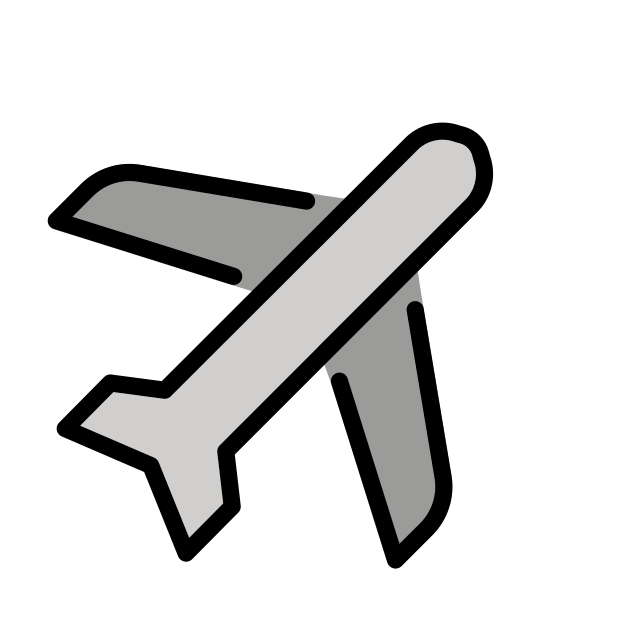
#> input picture assets/images/puzzles/airplane.png, 618 x 618 px
$ python generate_app_icon.py ../assets/images/puzzles/airplane.png
#> lines starting #> are read from the running program, lines starting #| are printed output that depends on the picture; after the words box and inside, x2 and y2 are one past the last pixel; in counts of white or black regions, pixels touching at a corner belong together
"""Uygulama ikonunu tek bir kaynak görselden üretir.

Kullanım:
    python3 tool/generate_app_icon.py [kaynak.png]

Varsayılan kaynak `docs/branding/app-icon-source.png`. Pillow ve numpy gerekir.

Kaynak görselin köşeleri önceden yuvarlatılmış ve zemini beyaz. Mağazalar ve
işletim sistemleri köşe maskesini kendileri uygular, bu yüzden önce beyaz
kenar ve köşeler komşu renklerle doldurulup tam kare bir ana görsel
çıkarılır. Sonra sağ alt köşedeki büyük "IY Labs" rozeti kaldırılır ve
yerine Android'in daire maskesine sığan küçük bir rozet konur. Android, iOS
ve mağaza boyutlarının hepsi o ana görselden üretilir.
"""

import json
import math
import sys
from pathlib import Path

import numpy as np
from PIL import Image, ImageDraw, ImageFilter

ROOT = Path(__file__).resolve().parent.parent
SOURCE = (
    Path(sys.argv[1])
    if len(sys.argv) > 1
    else ROOT / "docs/branding/app-icon-source.png"
)
RES = ROOT / "android/app/src/main/res"
IOS = ROOT / "ios/Runner/Assets.xcassets/AppIcon.appiconset"
BRANDING = ROOT / "docs/branding"

MASTER = 1024

# Android yoğunluk çarpanları (mdpi = 1).
DENSITIES = {"mdpi": 1, "hdpi": 1.5, "xhdpi": 2, "xxhdpi": 3, "xxxhdpi": 4}

# Adaptive icon: katman 108 dp, maskeden sonra görünen alan ortadaki 72 dp,
# hiçbir maskenin kesmediği güvenli bölge ortadaki 66 dp.
ADAPTIVE_LAYER_DP = 108
ADAPTIVE_VISIBLE_DP = 72
ADAPTIVE_SAFE_DP = 66
LEGACY_DP = 48

# Aşağıdakiler ana görselin 1024 px koordinatlarında, bu kaynak görsele özgü
# ölçümlerdir. Kaynak değişirse yeniden ölçülmelidir.
#
# Büyük rozet bu noktanın sağında ve altında aranır.
SWOOSH_REGION = (600, 700)
# "IY Labs" yazısı ve üstündeki parıltı, lacivert zeminiyle birlikte.
BADGE_TEXT_BOX = (715, 843, 970, 984)
# Rozetin altında kalan kırmızı parçanın sağ alt köşesi. Görünen kısmından
# ölçüldü: sağ kenar x=909, alt kenar y=913 ve y≈715'ten sonra kenar
# 200 px yarıçaplı bir yay çiziyor (740→907, 760→904, 790→891).
RED_RIGHT, RED_BOTTOM, RED_CORNER = 909, 913, 200
# Kenar kesitlerinin rozetin hiç değmediği, dümdüz olduğu yerler.
RED_RIGHT_SAMPLE_Y, RED_BOTTOM_SAMPLE_X = 640, 620
# Yeni rozet: yazı %74 ölçekte, tamamen kırmızı parçanın üstünde ve
# köşeleri 66 dp güvenli bölgenin içinde.
BADGE_SCALE = 0.74
BADGE_BOX = (628, 661, 871, 791)

STEPS4 = [(-1, 0), (1, 0), (0, -1), (0, 1)]
STEPS8 = STEPS4 + [(-1, -1), (-1, 1), (1, -1), (1, 1)]


def _to_image(mask):
    return Image.fromarray((mask * 255).astype("uint8"))


def outer_white_mask(img):
    """Kenardaki beyaz payı ve yuvarlatılmış köşeleri işaretler.

    Doldurma dört köşeden başlar; çizimin içindeki beyazlar (gözler, yazı)
    kenara bağlı olmadığı için etkilenmez.
    """
    marker = (1, 2, 3)
    filled = img.copy()
    w, h = img.size
    for xy in [(0, 0), (w - 1, 0), (0, h - 1), (w - 1, h - 1)]:
        ImageDraw.floodfill(filled, xy, marker, thresh=110)
    mask = np.all(np.asarray(filled) == marker, axis=2)
    # Kenar yumuşatma pikselleri beyazla mavinin karışımıdır ve eşiği geçemez;
    # maske birkaç piksel genişletilerek onlar da kapsanır.
    return np.asarray(_to_image(mask).filter(ImageFilter.MaxFilter(9))) > 0


def _shift(a, dy, dx):
    """a[y+dy, x+dx] değerini (y, x)'e taşır; görüntü dışı sıfırdır (sarmalamaz)."""
    h, w = a.shape[:2]
    pad = ((1, 1), (1, 1)) + ((0, 0),) * (a.ndim - 2)
    return np.pad(a, pad)[1 + dy : 1 + dy + h, 1 + dx : 1 + dx + w]


def _onion_fill(values, mask):
    """İşaretli pikselleri dışarıdan içeriye, bilinen komşularının ortalamasıyla doldurur."""
    out = values.astype(np.float64)
    known = ~mask
    out[mask] = 0
    while not known.all():
        total = np.zeros_like(out)
        count = np.zeros(mask.shape)
        weighted = out * known[..., None]
        for dy, dx in STEPS8:
            total += _shift(weighted, dy, dx)
            count += _shift(known, dy, dx)
        grow = ~known & (count > 0)
        if not grow.any():
            break
        out[grow] = total[grow] / count[grow][:, None]
        known = known | grow
    return out


# [8 lines left out: function _smooth_inside, not called in this run]


def fill_from_neighbours(rgb, mask):
    return _onion_fill(rgb, mask).round().clip(0, 255).astype(np.uint8)


def build_master(path):
    """Kaynaktan köşesiz, kenara kadar dolu 1024×1024 ana görseli üretir."""
    img = Image.open(path).convert("RGB")
    mask = outer_white_mask(img)
    ys, xs = np.where(~mask)
    # Plakanın kendisine kırpılır; kare olması için kısa kenar esas alınır.
    side = min(xs.max() - xs.min(), ys.max() - ys.min()) + 1
    cx = (xs.min() + xs.max() + 1) // 2
    cy = (ys.min() + ys.max() + 1) // 2
    box = (cx - side // 2, cy - side // 2, cx - side // 2 + side, cy - side // 2 + side)
    rgb = np.asarray(img)[box[1] : box[3], box[0] : box[2]]
    filled = fill_from_neighbours(rgb, mask[box[1] : box[3], box[0] : box[2]])
    return Image.fromarray(filled).resize((MASTER, MASTER), Image.LANCZOS)


def _swoosh_masks(master):
    """Büyük rozetin maskesini döndürür: yalnızca lacivert, ve yazı dahil tamamı."""
    filled = master.copy()
    ImageDraw.floodfill(filled, (MASTER - 2, MASTER - 2), (1, 2, 3), thresh=90)
    ys, xs = np.mgrid[0:MASTER, 0:MASTER]
    navy = np.all(np.asarray(filled) == (1, 2, 3), axis=2)
    navy &= (xs >= SWOOSH_REGION[0]) & (ys >= SWOOSH_REGION[1])
    # Parçaların altındaki koyu gölge çizgileri de lacivertle birleşiyor; ince
    # oldukları için açma (önce daralt, sonra genişlet) işlemiyle atılır.
    opened = _to_image(navy).filter(ImageFilter.MinFilter(15)).filter(ImageFilter.MaxFilter(15))
    navy = np.asarray(opened) > 127
    # Yazı lacivertin içinde bir deliktir; dışarıdan ulaşılamayan her şey rozete dahil.
    outside = _to_image(~navy).convert("RGB")
    ImageDraw.floodfill(outside, (0, 0), (9, 9, 9), thresh=0)
    whole = ~np.all(np.asarray(outside) == (9, 9, 9), axis=2)
    return navy, whole


# [20 lines left out: function _red_corner, not called in this run]


def replace_badge(master):
    """Büyük rozeti kaldırır, yerine güvenli bölgeye sığan küçük bir rozet koyar.

    Büyük rozet daire maskeli launcher'larda (Pixel) kesiliyor ve yalnızca
    "IY" görünüyordu.
    """
    image = np.asarray(master).astype(np.float64)
    navy_mask, whole = _swoosh_masks(master)
    navy = tuple(int(v) for v in np.median(image[navy_mask], axis=0))
    text = master.crop(BADGE_TEXT_BOX)
    hole = np.asarray(_to_image(whole).filter(ImageFilter.MaxFilter(11))) > 0

    # Rozetin altı: sentezlenen köşe, sonra kenardaki farkın içeri yayılmasıyla
    # çevresine dikişsiz bağlanır.
    x0, y0 = 560, 680
    ys, xs = np.mgrid[y0:MASTER, x0:MASTER]
    synth = _red_corner(xs, ys, image)
    inside = hole[y0:, x0:]
    residual = image[y0:, x0:] - synth
    residual = _smooth_inside(_onion_fill(residual, inside), inside)
    block = image[y0:, x0:]
    block[inside] = (synth + residual)[inside]
    cleaned = Image.fromarray(image.round().clip(0, 255).astype(np.uint8)).convert("RGBA")

    left, top, right, bottom = BADGE_BOX
    height = bottom - top
    tw, th = round(text.width * BADGE_SCALE), round(text.height * BADGE_SCALE)
    shadow = Image.new("RGBA", cleaned.size, (0, 0, 0, 0))
    ImageDraw.Draw(shadow).rounded_rectangle((left, top + 8, right, bottom + 8), radius=height // 2, fill=(0, 10, 40, 110))
    cleaned = Image.alpha_composite(cleaned, shadow.filter(ImageFilter.GaussianBlur(9)))
    pill = Image.new("RGBA", cleaned.size, (0, 0, 0, 0))
    ImageDraw.Draw(pill).rounded_rectangle(BADGE_BOX, radius=height // 2, fill=navy + (255,))
    result = Image.alpha_composite(cleaned, pill).convert("RGB")
    result.paste(
        text.resize((tw, th), Image.LANCZOS),
        (left + (right - left - tw) // 2, top + (height - th) // 2),
    )
    return result


def check_badge_in_safe_zone():
    safe = MASTER / 2 * ADAPTIVE_SAFE_DP / ADAPTIVE_VISIBLE_DP
    left, top, right, bottom = BADGE_BOX
    farthest = max(math.hypot(x - MASTER / 2, y - MASTER / 2) for x in (left, right) for y in (top, bottom))
    print(f"rozetin en uzak köşesi: {farthest:.0f} px, güvenli bölge: {safe:.0f} px")
    if farthest > safe:
        sys.exit("rozet 66 dp güvenli bölgenin dışına taşıyor")


def save_png(img, path):
    path.parent.mkdir(parents=True, exist_ok=True)
    img.save(path, "PNG", optimize=True)


# [43 lines left out: functions write_android, write_ios, not called in this run]


def main():
    check_badge_in_safe_zone()
    master = replace_badge(build_master(SOURCE))
#> in build_master, `img = Image.open(path).convert("RGB")`:
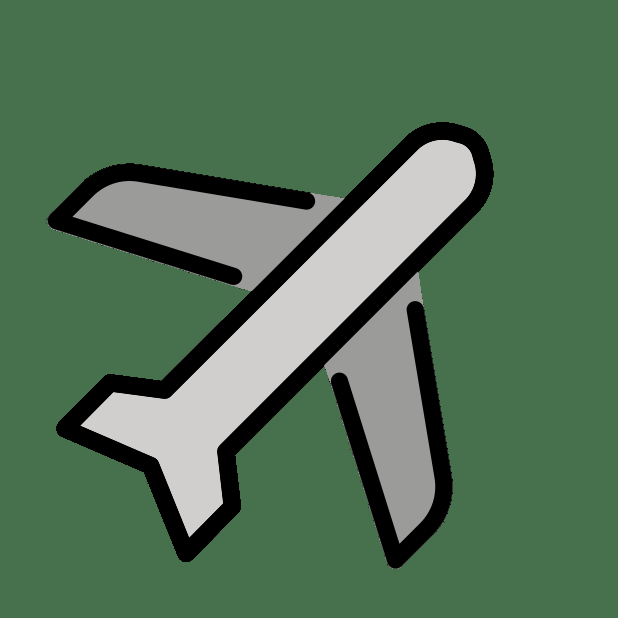
#> img: PIL image 618x618 RGB; mean R, G, B 82.5, 112.5, 85.9
#> after the loop in outer_white_mask, `for xy in [(0, 0), (w - 1, 0), (0, h - 1), (w - 1, h - 1)]:`:
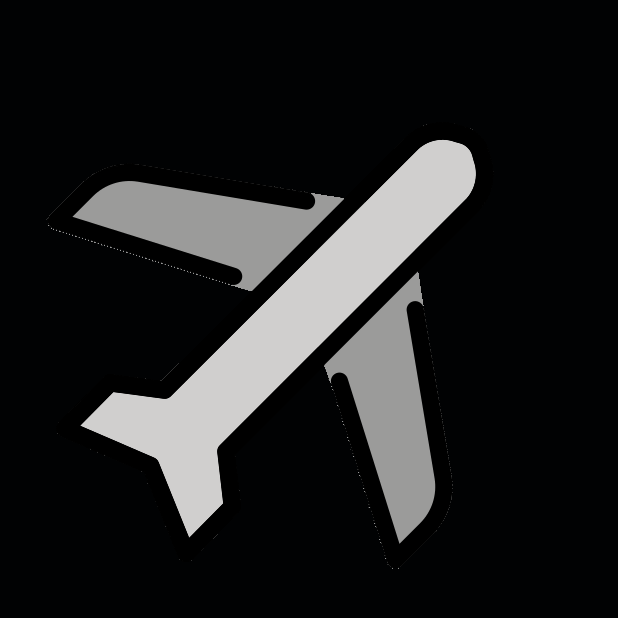
#> filled: PIL image 618x618 RGB; mean R, G, B 31, 31.7, 32.2
#> in outer_white_mask, `mask = np.all(np.asarray(filled) == marker, axis=2)`:
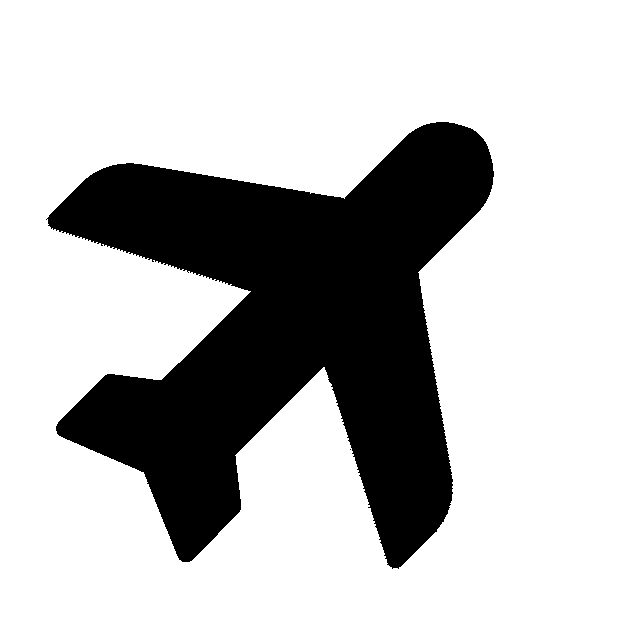
#> mask: shape (618, 618) bool; 73.5% white; 2 black regions (1 under 20 px), largest, box (x1, y1, x2, y2) and area: (46, 122, 494, 569) 101147
#> in outer_white_mask, `return np.asarray(_to_image(mask).filter(ImageFilter.MaxFilter(9))) > 0`: returned value: shape (618, 618) bool; 76.4% white; 1 black region, box (x1, y1, x2, y2) and area: (53, 126, 489, 563) 90132
#> in build_master, `side = min(xs.max() - xs.min(), ys.max() - ys.min()) + 1`: side = 436
#> in build_master, `cx = (xs.min() + xs.max() + 1) // 2`: cx = 271
#> in build_master, `cy = (ys.min() + ys.max() + 1) // 2`: cy = 344
#> in build_master, `box = (cx - side // 2, cy - side // 2, cx - side // 2 + side, cy - sid..`: box = (53, 126, 489, 562)
#> in _onion_fill, `known = ~mask`: known: shape (436, 436) bool; 47.4% white; 1 white region, box (x1, y1, x2, y2) and area: (0, 0, 436, 436) 90129
#> the loop in _onion_fill, `while not known.all():` made 94 passes
#> pass 1, in _onion_fill, `known = known | grow`:
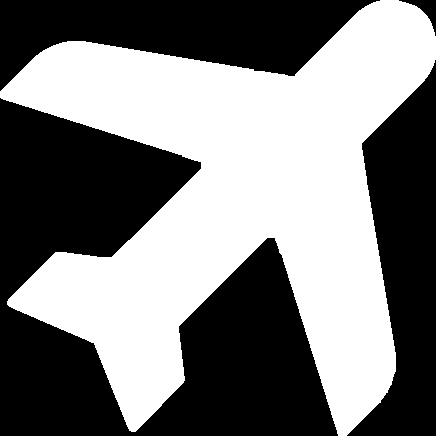
#> known: shape (436, 436) bool; 48.8% white; 1 white region, box (x1, y1, x2, y2) and area: (0, 0, 436, 436) 92778
#> after the loop in _onion_fill, `while not known.all():`:
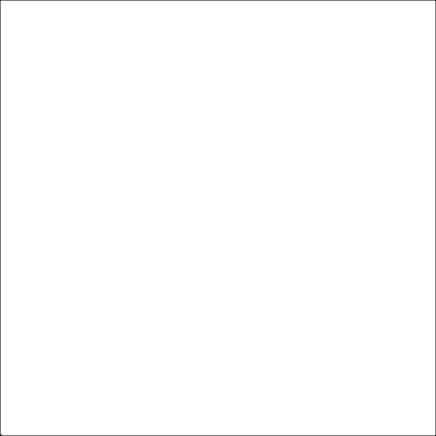
#> count: shape (436, 436) float64; min 2, max 8, mean 7.97; drawn with min black and max white
#> after the loop in _onion_fill, `while not known.all():`: known: shape (436, 436) bool; every value is 1
#> after the loop in _onion_fill, `while not known.all():`:
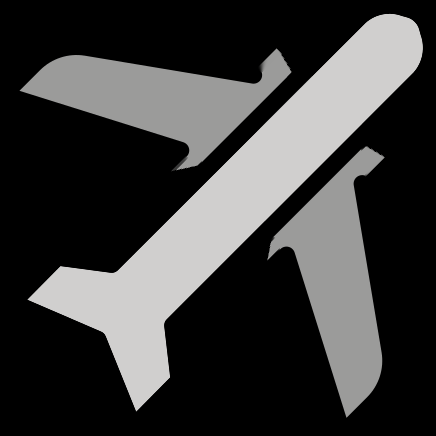
#> out: shape (436, 436, 3) float64; mean R, G, B 61.3, 61.1, 60.8
#> after the loop in _onion_fill, `while not known.all():`:
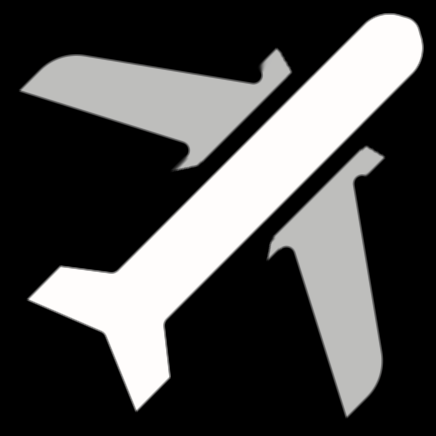
#> total: shape (436, 436, 3) float64; mean R, G, B 490.2, 488.8, 486.1; drawn with min black and max white
#> in _swoosh_masks, `navy = np.all(np.asarray(filled) == (1, 2, 3), axis=2)`: navy: shape (1024, 1024) bool; every value is 0
#> in _to_image (call 3), `return Image.fromarray((mask * 255).astype("uint8"))`: returned value: PIL image 1024x1024 L; every value is 255
#> in _swoosh_masks, `outside = _to_image(~navy).convert("RGB")`: outside: PIL image 1024x1024 RGB; every value is 255
#> in _swoosh_masks, `ImageDraw.floodfill(outside, (0, 0), (9, 9, 9), thresh=0)`: outside: PIL image 1024x1024 RGB; every value is 9
    edge = np.concatenate([np.asarray(master)[[0, -1]].reshape(-1, 3), np.asarray(master)[:, [0, -1]].reshape(-1, 3)])
    near_white = int((edge.min(axis=1) > 200).sum())
    print(f"kenarda beyaza yakın piksel: {near_white}")
    save_png(master, BRANDING / "app-icon-1024.png")
    save_png(master.resize((512, 512), Image.LANCZOS), BRANDING / "play-store-icon-512.png")
    write_android(master)
    write_ios(master)
    print("tamam")


if __name__ == "__main__":
#> (the run stopped early here; a loop or call above may not have finished)

$ run again, on assets/images/puzzles/ball.png
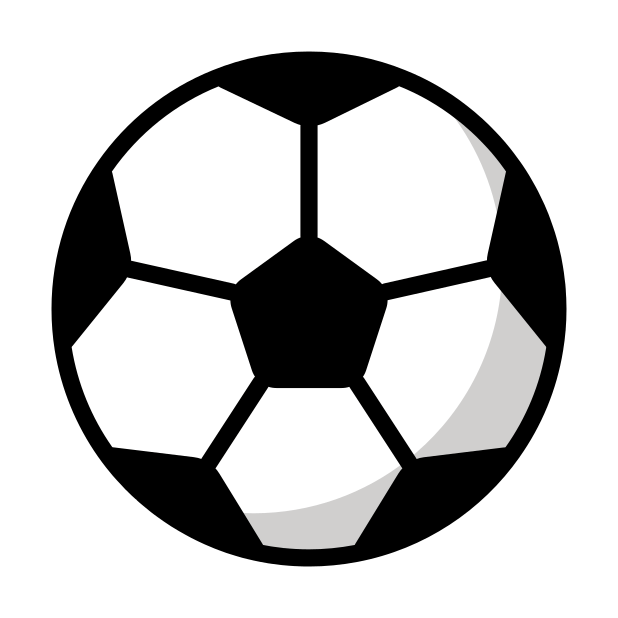
#> input picture assets/images/puzzles/ball.png, 618 x 618 px
#> in outer_white_mask, `mask = np.all(np.asarray(filled) == marker, axis=2)`:
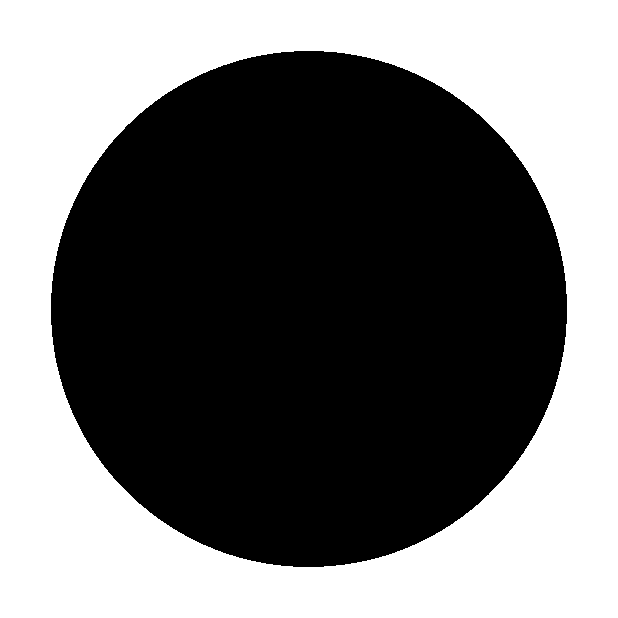
#> mask: shape (618, 618) bool; 45.2% white; 1 white region, box (x1, y1, x2, y2) and area: (0, 0, 618, 618) 172683
#> side = 508
#> cx = 309
#> box = (55, 55, 563, 563)
#> the loop in _onion_fill, `while not known.all():` made 76 passes
#> after the loop in _onion_fill, `while not known.all():`:
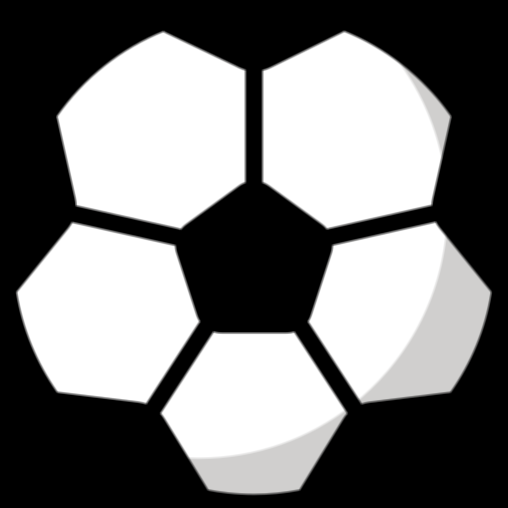
#> total: shape (508, 508, 3) float64; mean R, G, B 964.1, 963.6, 963.1; drawn with min black and max white
#> navy: shape (1024, 1024) bool; every value is 0

$ run again, on assets/images/puzzles/banana.png
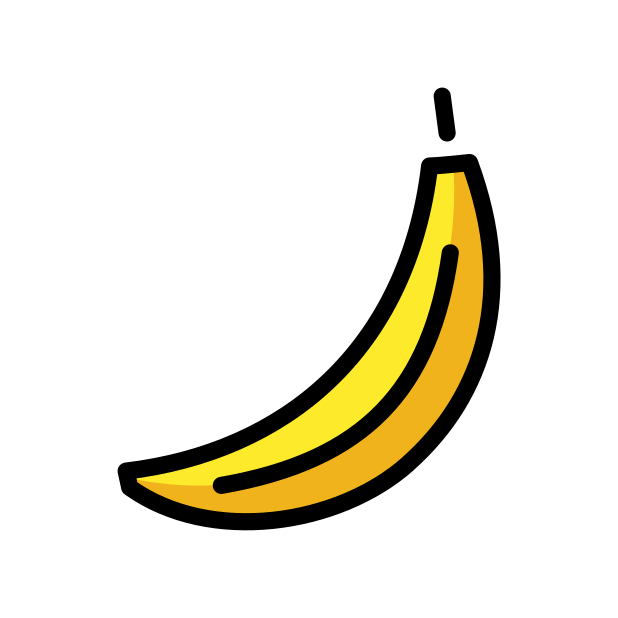
#> input picture assets/images/puzzles/banana.png, 618 x 618 px
#> mask: shape (618, 618) bool; 84.9% white; 2 black regions, box (x1, y1, x2, y2) and area: (117, 154, 501, 531) 56776, (433, 87, 456, 142) 942
#> side = 375
#> cx = 309
#> box = (122, 122, 497, 497)
#> the loop in _onion_fill, `while not known.all():` made 229 passes
#> pass 1, in _onion_fill, `known = known | grow`:
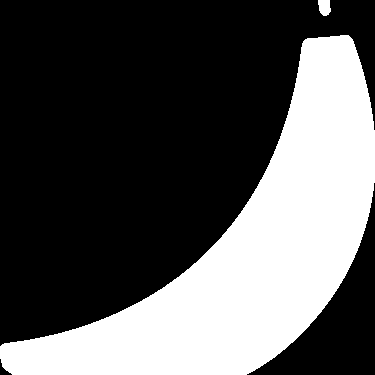
#> known: shape (375, 375) bool; 33.8% white; 2 white regions, box (x1, y1, x2, y2) and area: (0, 35, 375, 375) 47358, (318, 0, 331, 16) 169
#> after the loop in _onion_fill, `while not known.all():`:
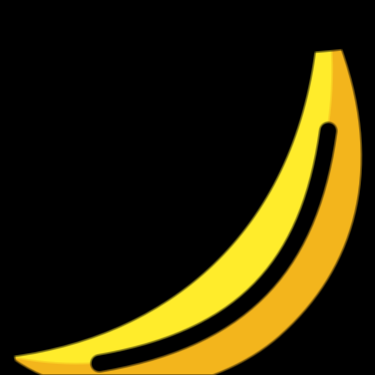
#> total: shape (375, 375, 3) float64; mean R, G, B 393.2, 328.2, 56.3; drawn with min black and max white
#> navy: shape (1024, 1024) bool; every value is 0
